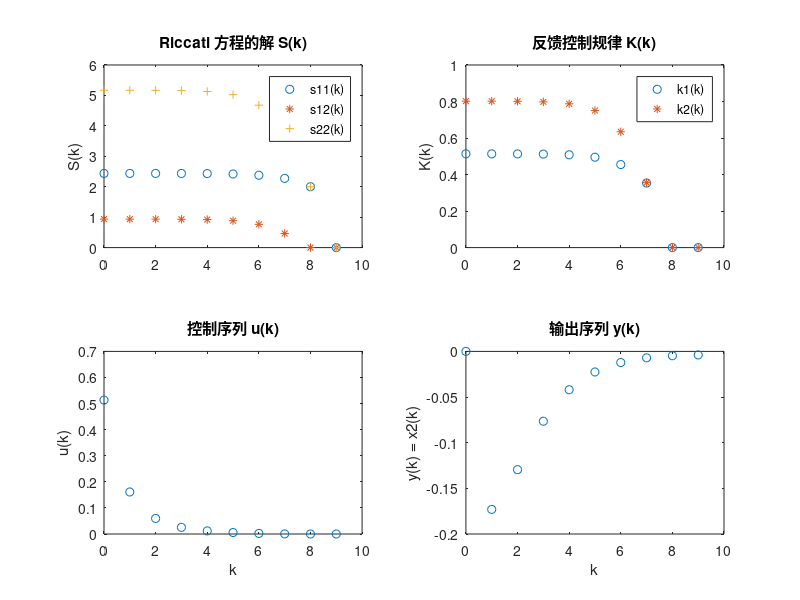

This figure's MATLAB source:
A = [0.368 0; 0.362 1];    % 状态空间矩阵 A
B = [0.632; 0.368];        % 输入矩阵 B
C = [0 1];                 % 输出矩阵 C
Q0 = [0 0; 0 0];           % 最终代价矩阵 Q0
Q1 = [2 0; 0 2];           % 状态代价矩阵 Q1
Q2 = 1;                    % 控制代价矩阵 Q2

N = 10;                    % 时间步长 N
x1(1) = -1;                % 初始状态 x1(1)
x2(1) = 0;                 % 初始状态 x2(1)

% 初始化 K(k) 和 S(k) 矩阵
k1 = zeros(1, N); 
k2 = zeros(1, N);
s11 = zeros(1, N); 
s12 = zeros(1, N); 
s22 = zeros(1, N);

% (2) 设置最终条件 S(N) = Q0
Snext = Q0;
s11(N) = Snext(1,1); 
s12(N) = Snext(1,2); 
s22(N) = Snext(2,2);

% (3-6) 迭代求解 K(k) 和 S(k)
for k = N-1:-1:1
    % (3) 计算 K(k) 根据式(6-165)
    K = (Q2 + B' * Snext * B) \ B' * Snext * A;
    k1(k) = K(1); 
    k2(k) = K(2);
    
    % (4) 计算 S(k) 根据式(6-164)
    S = (A - B * K)' * Snext * (A - B * K) + Q1 + K' * Q2 * K;
    s11(k) = S(1,1); 
    s12(k) = S(1,2); 
    s22(k) = S(2,2);
    Snext = S;
end

% 状态反馈控制系统
x1 = zeros(1, N); 
x2 = zeros(1, N); 
u = zeros(1, N);
x1(1) = -1;  % 初始状态
x2(1) = 0;

% (7) 计算控制量 u(k) 和输出序列 y(k)
for i = 1:N-1
    xnext = (A - B * [k1(i) k2(i)]) * [x1(i); x2(i)];
    x1(i+1) = xnext(1);
    x2(i+1) = xnext(2);
    u(i) = -[k1(i) k2(i)] * [x1(i); x2(i)];
end

% (8) 绘制结果图像
k = 0:N-1;

figure;

% 图2(a) Riccati 方程的解 S(k)
subplot(2,2,1), plot(k, s11, 'o', k, s12, '*', k, s22, '+');
ylabel('S(k)');
title('Riccati 方程的解 S(k)');
legend('s11(k)', 's12(k)', 's22(k)');

% 图2(b) 状态反馈增益控制规律 K(k)
subplot(2,2,2), plot(k, k1, 'o', k, k2, '*');
ylabel('K(k)');
title('反馈控制规律 K(k)');
legend('k1(k)', 'k2(k)');

% 图2(c) 控制序列 u(k)
subplot(2,2,3), plot(k, u, 'o');
ylabel('u(k)');
xlabel('k');
title('控制序列 u(k)');

% 图2(d) 输出序列 y(k)
subplot(2,2,4), plot(k, x2, 'o');
ylabel('y(k) = x2(k)');
xlabel('k');
title('输出序列 y(k)');
